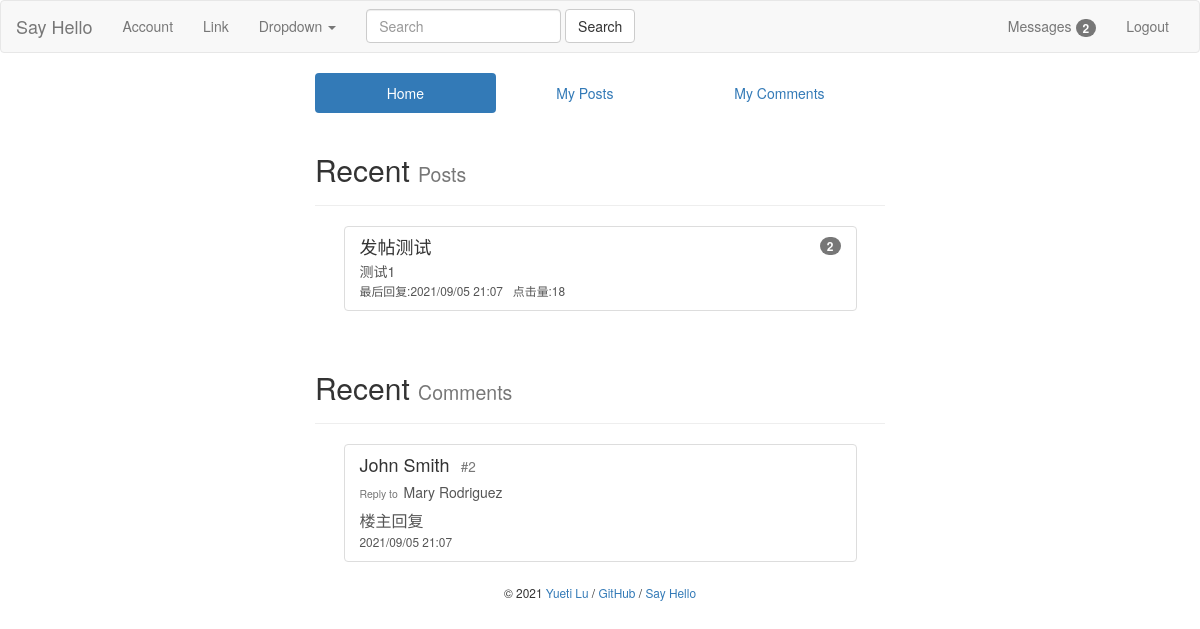
The app's page /admin/index (signed in), older data.
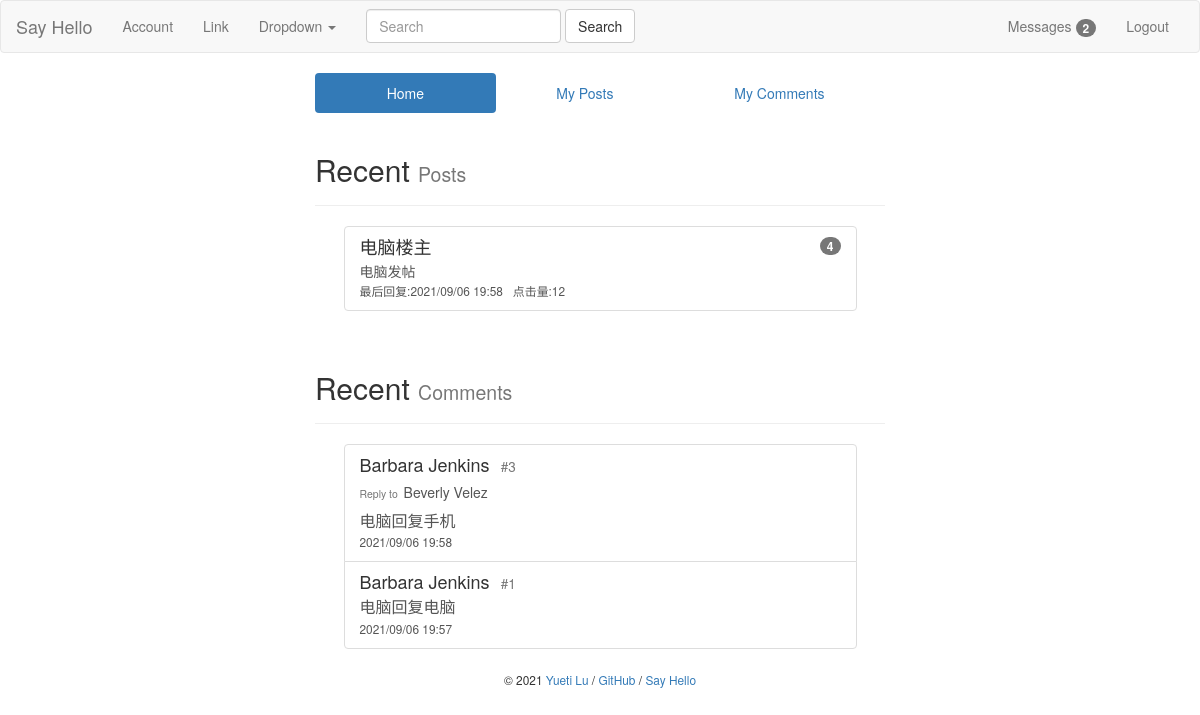
The same page, newer data.
### bluelog/models.py (models this page shows)
class Post(db.Model):
    id = db.Column(db.Integer, primary_key=True)
    title = db.Column(db.String(60))
    body = db.Column(db.Text)
    name = db.Column(db.String(60))
    clickNum = db.Column(db.Integer, default=0)
    commentNum = db.Column(db.Integer, default=0)
    postTime = db.Column(db.DateTime, default=datetime.now)
    timestamp = db.Column(db.DateTime, default=datetime.now)
    user_id = db.Column(db.Integer, db.ForeignKey('user.id'))
    user = db.relationship('User', back_populates='posts')
    comments = db.relationship('Comment', back_populates='post', cascade='all,delete-orphan')

class Comment(db.Model):
    id = db.Column(db.Integer, primary_key=True)
    name = db.Column(db.String(30))
    body = db.Column(db.Text)
    replyTo = db.Column(db.String(30))
    commentFloor = db.Column(db.Integer)
    from_admin = db.Column(db.Boolean, default=False)
    timestamp = db.Column(db.DateTime, default=datetime.now, index=True)
    post_id = db.Column(db.Integer, db.ForeignKey('post.id'))
    post = db.relationship('Post', back_populates='comments')
    user_id = db.Column(db.Integer, db.ForeignKey('user.id'))
    user = db.relationship('User', back_populates='comments')

### bluelog/blueprints/admin.py (the view)
@admin_bp.route('/index')
def index():
    if not current_user.is_authenticated:
        return redirect(url_for('auth.login'))
    else:
        recentPosts = Post.query.filter(Post.user_id == current_user.id).order_by(Post.postTime.desc()).limit(5)
        recentComments = Comment.query.filter(Comment.user_id == current_user.id) \
            .order_by(Comment.timestamp.desc()).limit(5)
        return render_template('admin/index.html', posts=recentPosts, comments=recentComments)

### bluelog/forms.py
class SearchForm(FlaskForm):
    body = StringField('SearchMessage', validators=[DataRequired()])
    submit = SubmitField('Search')

### bluelog/__init__.py (called while the page is built)
def register_template_context(app):
    @app.context_processor
    def injectSearchForm():
        searchForm = SearchForm()
        return dict(searchForm=searchForm)
    @app.context_processor
    def injectUnreadMessage():
        if current_user.is_authenticated:
            user = User.query.get(current_user.id)
            unreadMessageNum = UnreadMessage.query.filter(and_(UnreadMessage.user_id == user.id,
                                                               UnreadMessage.haveRead == 0)).count()
            return dict(unreadMessageNum=unreadMessageNum)
        else:
            return dict(unreadMessageNum=0)

### bluelog/extensions.py (called while the page is built)
@login_manager.user_loader
def load_user(user_id):
    from bluelog.models import User
    user = User.query.get(int(user_id))
    return user

### bluelog/templates/admin/index.html
{% extends 'base.html' %}
{% from "macros.html" import show_flash with context %}
{% from "macros.html" import show_footer %}
{% from "macros.html" import show_comment_in_href %}
{% from "macros.html" import show_post_in_index %}
{% block content %}
    <div class="col-md-3"></div>
    <div class="col-md-6">
        <ul class="nav nav-pills nav-justified">
            <li role="presentation" class="active"><a href="{{ url_for('admin.index') }}">Home</a></li>
            <li role="presentation"><a href="{{ url_for('admin.managePosts') }}">My Posts</a></li>
            <li role="presentation"><a href="{{ url_for('admin.manageComments') }}">My Comments</a></li>
        </ul>
        <div class="page-header">
            <h2>Recent <small>Posts</small></h2>
        </div>
        <ul class="list-group" style="margin:0 auto; width:90%">
            {% for post in posts %}
                {{ show_post_in_index(post) }}
            {% endfor %}
        </ul>
        <br>
        <div class="page-header">
            <h2>Recent <small>Comments</small></h2>
        </div>
        <ul class="list-group" style="margin:0 auto; width:90%">
            {% for comment in comments %}
                {{ show_comment_in_href(comment) }}
            {% endfor %}
        </ul>
        {{ show_footer() }}
    </div>
    <div class="col-md-3"></div>
{% endblock content %}

### bluelog/templates/macros.html (shortened to what this page needs)
{% macro show_footer() %}
    <footer class="text-center" style="margin-top: 20px;">
        <small> &copy; 2021 <a href="https://github.com/luyueti111" title="Written by Grey Li">Yueti Lu</a> /
            <a href="https://github.com/luyueti111/Bluelog" title="Fork me on GitHub">GitHub</a> /
            <a href="{{ url_for('blog.hello') }}" title="A HelloFlask project">Say Hello</a>
        </small>
    </footer>
{% endmacro %}
{% macro show_post_in_index(post) %}
    <a class="list-group-item" href="{{ url_for('blog.replyPage', post_id=post.id) }}">
        <span class="badge">{{ post.commentNum }}</span>
        <h4 class="list-group-item-heading">{{ post.title }}</h4>
        <p class="list-group-item-text"
           style="width: 100%; word-break: break-all; word-wrap: break-word">{{ post.body }}</p>
        <small style="right: 0">
            最后回复:{{ post.timestamp.strftime('%Y/%m/%d %H:%M') }}&nbsp;&nbsp;
        </small>
        <small>点击量:{{ post.clickNum }}&nbsp;&nbsp;</small>
    </a>
{% endmacro %}
{% macro show_comment_in_href(comment) %}
    {% set post = comment.post %}
    <a class="list-group-item" href="{{ url_for('blog.replyPage', post_id=comment.post_id) }}">
        {% if comment.name == post.name %}
            <h4 class="list-group-item-heading text-info">{{ comment.name }}<small>&nbsp;&nbsp;&nbsp;#{{ comment.commentFloor }}</small>
            </h4>
        {% else %}
            <h4 class="list-group-item-heading">{{ comment.name }}<small>&nbsp;&nbsp;&nbsp;#{{ comment.commentFloor }}</small>
            </h4>
        {% endif %}
        {% if comment.replyTo is not none %}
            <h5><small>Reply to&nbsp;&nbsp;</small>{{ comment.replyTo }}</h5>
        {% endif %}
        <p class="list-group-item-text"
           style="width: 100%; word-break: break-all; word-wrap: break-word; font-size: medium">{{ comment.body }}</p>
        <small>
            {{ comment.timestamp.strftime('%Y/%m/%d %H:%M') }}
        </small>
    </a>
{% endmacro %}

Row changes from the older to the newer data that the page shows:
removed Post: commentNum "2", title "发帖测试", body "测试1", timestamp "2021/09/05 21:07", clickNum "18"
no longer on this page (row edited): Comment: name "John Smith", commentFloor "2", replyTo "Mary Rodriguez", body "楼主回复", timestamp "2021/09/05 21:07"
added Post: commentNum "4", title "电脑楼主", body "电脑发帖", timestamp "2021/09/06 19:58", clickNum "12"
added Comment: name "Barbara Jenkins", commentFloor "3", replyTo "Beverly Velez", body "电脑回复手机", timestamp "2021/09/06 19:58"
now on this page (row edited): Comment: name "Barbara Jenkins", commentFloor "1", body "电脑回复电脑", timestamp "2021/09/06 19:57"
